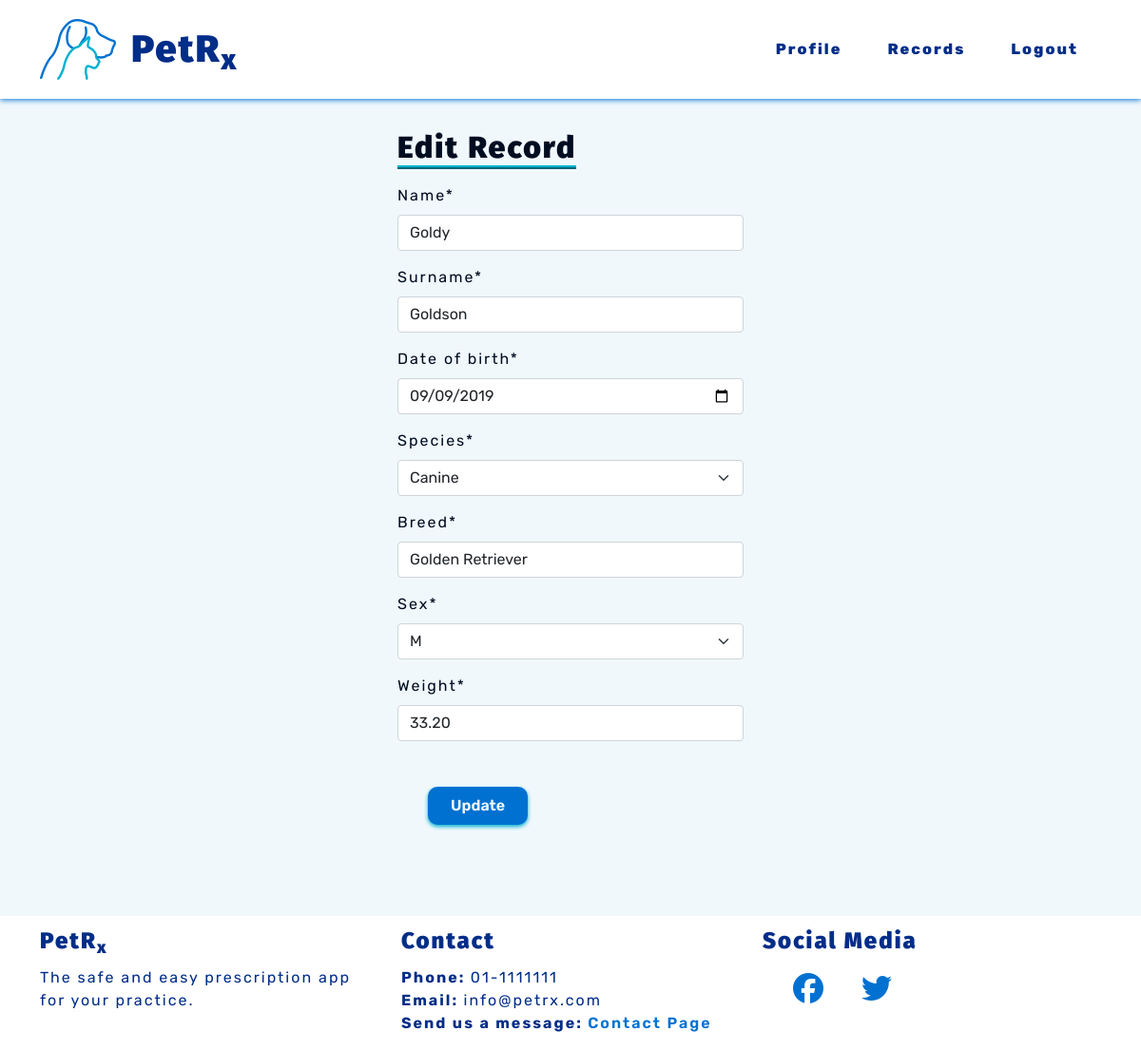
Page /records/edit-animal/1 (signed in) on the earlier database version.
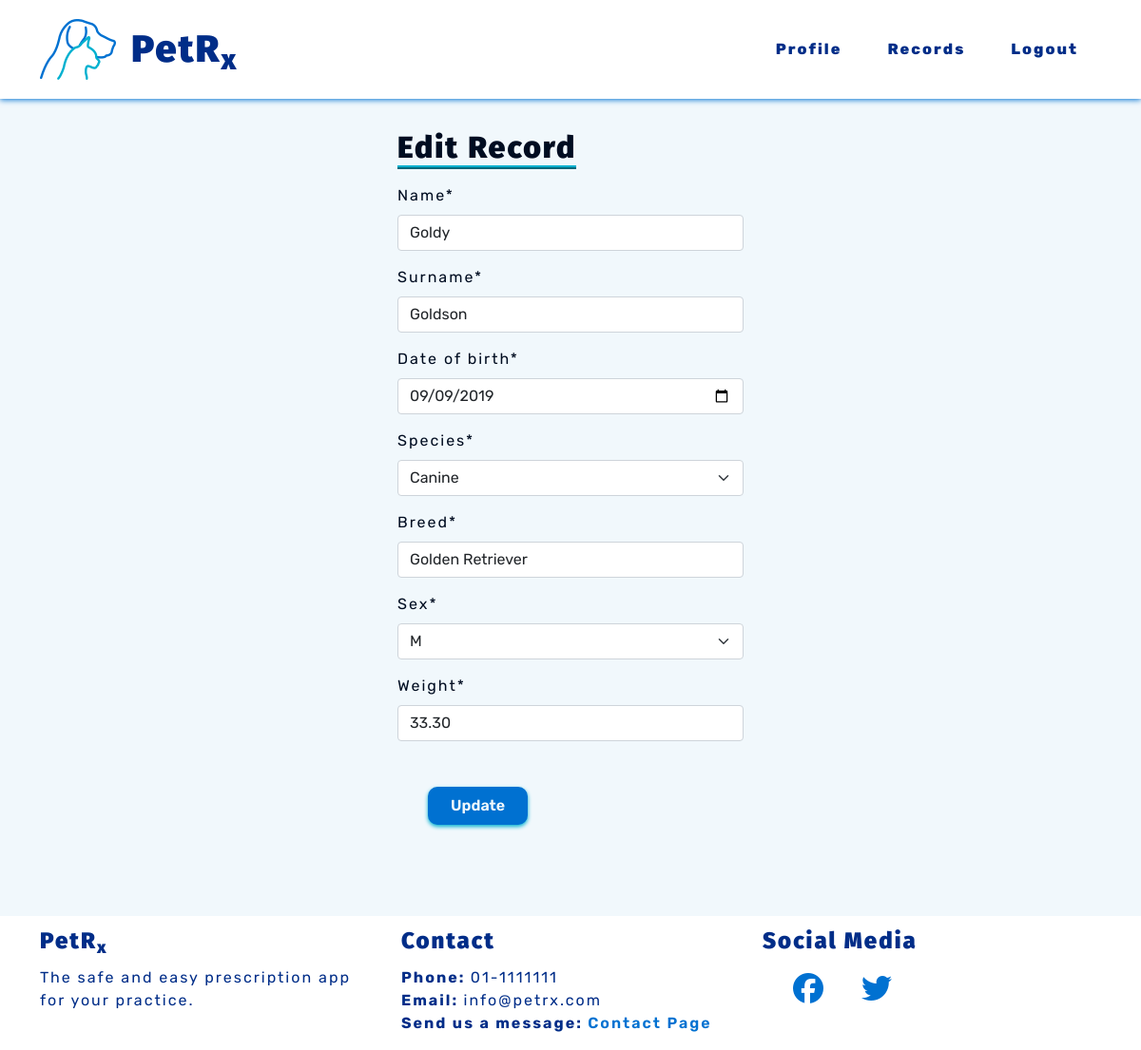
Same page on the later database version.
### records/models.py (models this page shows, shortened)
class Record(models.Model):
    name = models.CharField(max_length=50)
    surname = models.CharField(max_length=50)
    date_of_birth = models.DateField()
    species = models.CharField(choices=SPECIES, max_length=10)
    breed = models.CharField(max_length=50)
    sex = models.CharField(choices=SEX, max_length=10)
    weight = models.DecimalField(max_digits=5, decimal_places=2)
    note = models.CharField(max_length=300, blank=True)
    class Meta:
        ordering = ['surname']
        unique_together = [
            'name',
            'surname',
            'date_of_birth',
            'species',
            'sex']

### petrx/decorators.py (the view)
    def wrapper(request, *args, **kwargs):
        if request.user.is_authenticated:
            if request.user.is_active:
                return function(request, *args, **kwargs)
            else:
                return render(request, 'vetprofiles/restricted.html')
        else:
            return redirect('vetprofiles:login')

### records/forms.py
class RecordForm(forms.ModelForm):
    class Meta:
        model = Record
        fields = [
            'name',
            'surname',
            'date_of_birth',
            'species',
            'breed',
            'sex',
            'weight']
        widgets = {
            'date_of_birth': DateInput(),
        }
        error_messages = {
            NON_FIELD_ERRORS: {
                'unique_together': "A record already exists with the same %(field_labels)s.",  # noqa
            }}

### records/views.py (called while the page is built)
@vet_login_and_active
def edit_animal(request, animal_id):
    record = Record.objects.get(id=animal_id)
    form = RecordForm(request.POST or None, instance=record)
    if form.is_valid():
        form.save()
        return redirect('records:animal_profile', animal_id=animal_id)
    else:
        form = RecordForm(request.POST or None, instance=record)
    context = {
        'record': record,
        'edit_form': form
    }
    return render(request, 'records/edit_animal.html', context)

### records/templates/records/edit_animal.html (shortened to what this page needs)
{% extends 'base.html' %}
{% block content %}
{% load crispy_forms_tags %}
<div class="container-md d-flex justify-content-center">
    <div class="col-md-4">
        <h2 class="subheadings">Edit Record</h2>
        <form method="POST">
            {{ edit_form|crispy }}
            <button class="pet-btns" type="submit">Update</button>
        </form>
    </div>
</div>
{% endblock %}

Differences in the rows shown:
changed Record "Goldy": weight "33.20" → "33.30"
